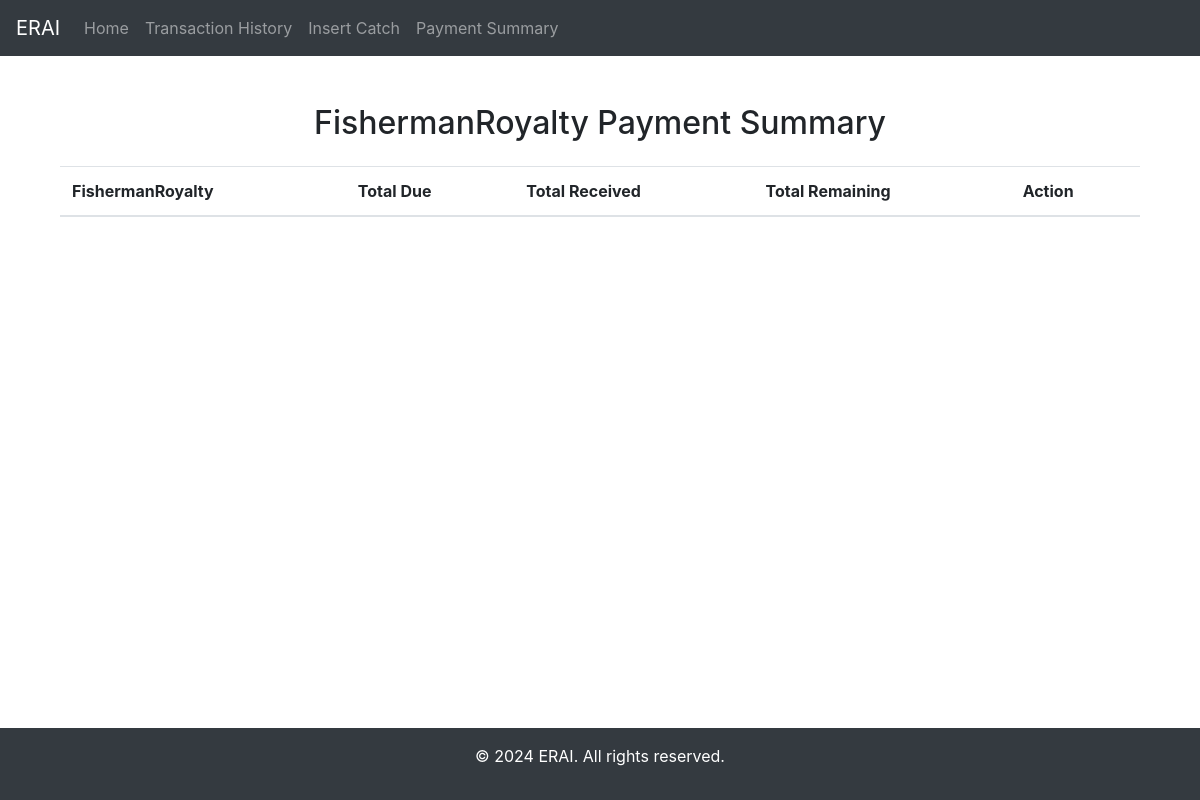
Page /fishermanRoyalty-summary/ on the earlier database version.
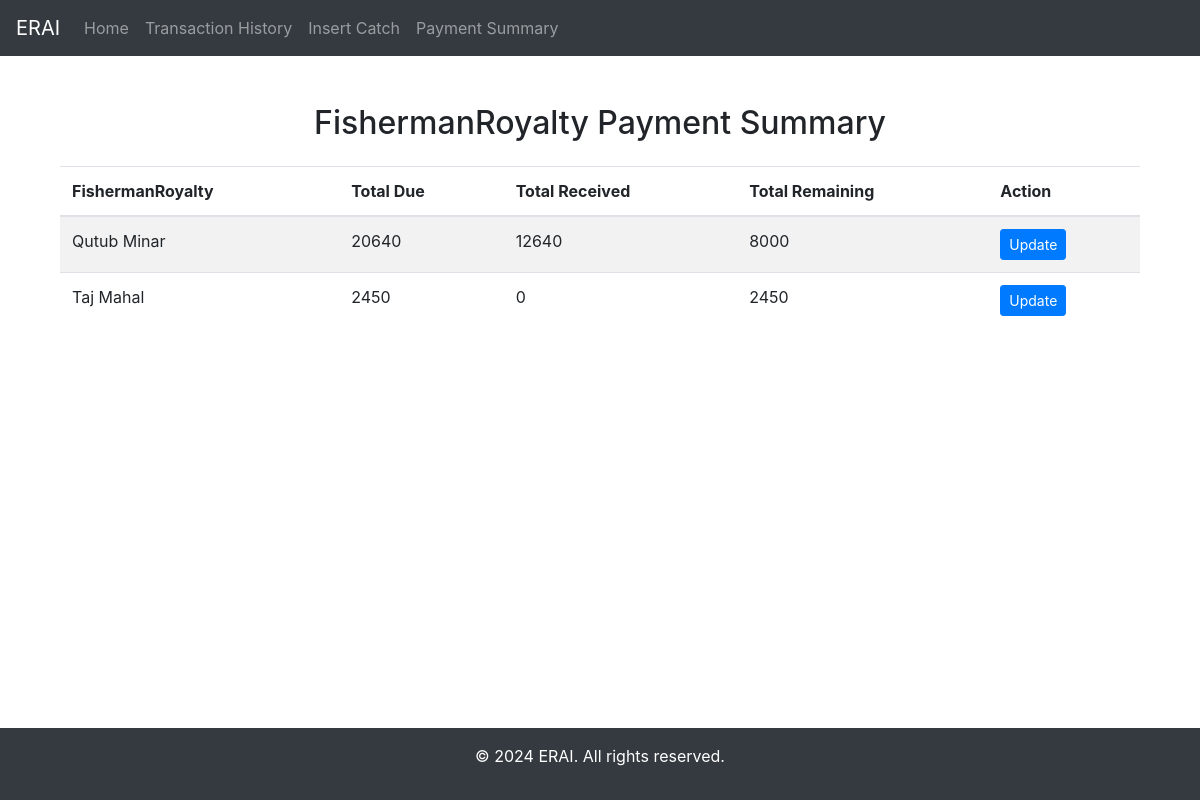
Same page on the later database version.
### myApp/models.py (models this page shows, shortened)
class RoyaltyFisherman(models.Model):
    name = models.CharField(max_length=255)
    phone_number = models.CharField(max_length=15)

### myApp/views.py (the view)
# urls.py: path('fishermanRoyalty-summary/', fishermanRoyalty_summary, name='fishermanRoyalty_summary'),
def fishermanRoyalty_summary(request):
    fishermanRoyalties = RoyaltyFisherman.objects.all()
    fManR = []
    for r in fishermanRoyalties:
        total_due = PaymentRoyalty.objects.filter(fisherman=r).aggregate(
            total=Coalesce(Sum('amount'), 0, output_field=DecimalField())
        )['total']
        total_received = PaymentRoyaltyReceived.objects.filter(fisherman=r).aggregate(
            total=Coalesce(Sum('amount'), 0, output_field=DecimalField())
        )['total']
        fManR.append(
            {
                "pk": r.id,
                "name": r.name,
                "total_due": total_due,
                "total_received": total_received,
                "total_remaining": total_due - total_received
            }
        )
    fManR = sorted(fManR, key=lambda x: x['total_remaining'], reverse=True)
    context = {
        'fishermanRoyalties': fManR,
    }
    return render(request, 'fishermanRoyalty_summary.html', context)

### myApp/templates/fishermanRoyalty_summary.html (shortened to what this page needs)
{% extends 'base.html' %}
{% block content %}
<div class="container">
    <h2 class="mt-4 mb-4 text-center">FishermanRoyalty Payment Summary</h2>
    <div class="table-responsive">
        <table class="table table-striped">
            <thead>
                <tr>
                    <th>FishermanRoyalty</th>
                    <th>Total Due</th>
                    <th>Total Received</th>
                    <th>Total Remaining</th>
                    <th>Action</th>
                </tr>
            </thead>
            <tbody>
                {% for fishermanRoyalty in fishermanRoyalties %}
                <tr>
                    <td>{{ fishermanRoyalty.name }}</td>
                    <td>{{ fishermanRoyalty.total_due }}</td>
                    <td>{{ fishermanRoyalty.total_received }}</td>
                    <td>{{ fishermanRoyalty.total_remaining }}</td>
                    <td>
                        <a href="{% url 'fishermanRoyalty_detail' fishermanRoyalty.pk %}" class="btn btn-primary btn-sm">Update</a>
                    </td>
                </tr>
                {% endfor %}
            </tbody>
        </table>
    </div>
</div>
{% endblock %}

Differences in the rows shown:
added RoyaltyFisherman: name "Qutub Minar"
added RoyaltyFisherman: name "Taj Mahal"
Other differences:
new list line: "20640 12640 8000 Update"
new list line: "2450 0 2450 Update"
